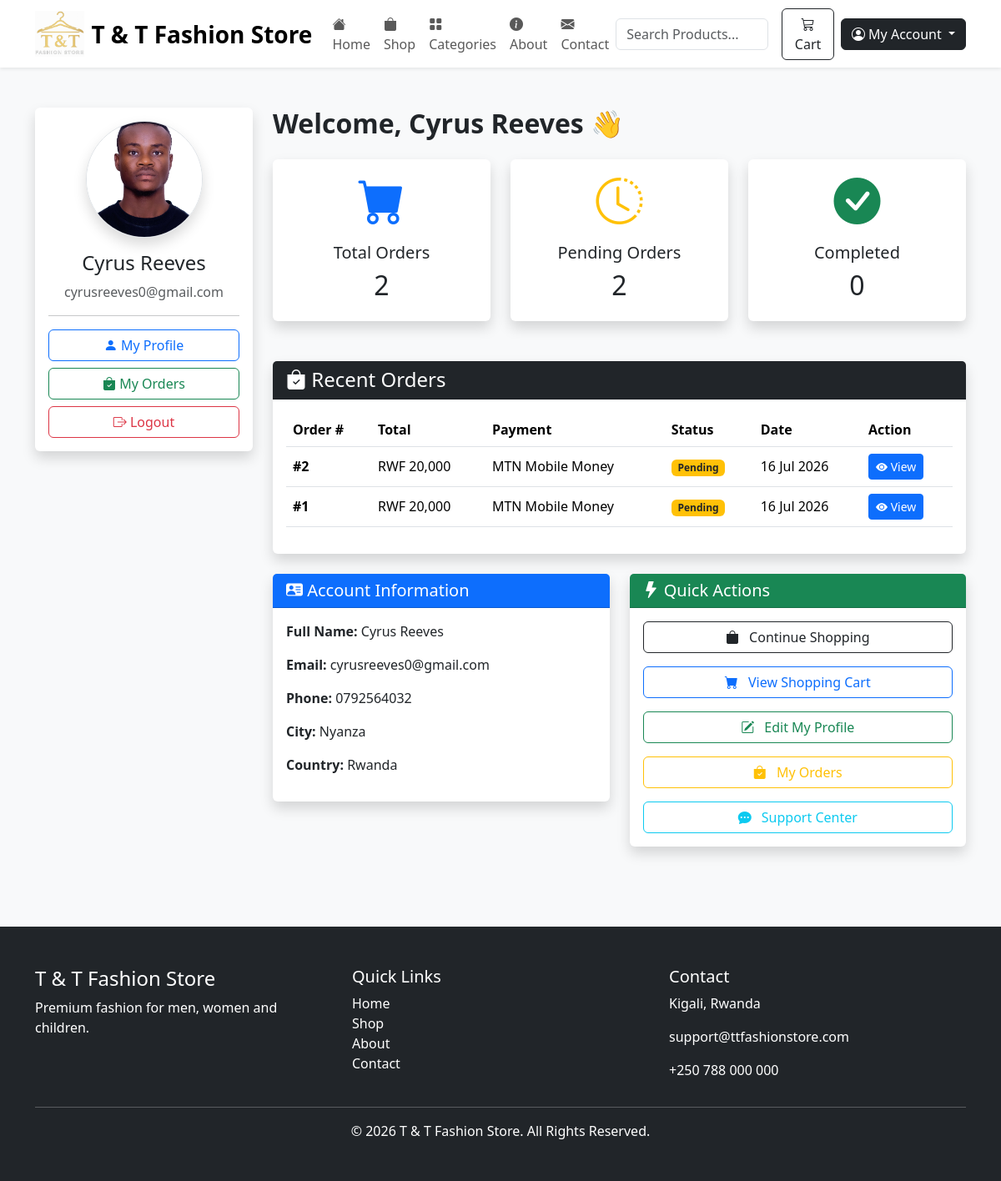
The app's page /account/index.php (signed in) with its own data.
### tables this page shows
CREATE TABLE `customers` (
  `id` int(11) NOT NULL,
  `fullname` varchar(150) DEFAULT NULL,
  `email` varchar(150) DEFAULT NULL,
  `phone` varchar(30) DEFAULT NULL,
  `password` varchar(255) DEFAULT NULL,
  `address` text DEFAULT NULL,
  `city` varchar(100) DEFAULT NULL,
  `country` varchar(100) DEFAULT NULL,
  `photo` varchar(255) DEFAULT NULL,
  `status` enum('Active','Inactive') NOT NULL DEFAULT 'Active',
  `last_login` datetime DEFAULT NULL,
  `created_at` timestamp NOT NULL DEFAULT current_timestamp()
);

CREATE TABLE `orders` (
  `id` int(11) NOT NULL,
  `customer_id` int(11) DEFAULT NULL,
  `transaction_id` varchar(30) NOT NULL,
  `total` decimal(10,2) DEFAULT NULL,
  `payment_method` varchar(50) DEFAULT NULL,
  `payment_phone` varchar(20) DEFAULT NULL,
  `payment_status` varchar(50) DEFAULT NULL,
  `order_status` varchar(50) DEFAULT NULL,
  `created_at` timestamp NOT NULL DEFAULT current_timestamp()
);

### account/index.php (the view, shortened to what this page needs)
<?php
include("../config/db.php");
$customer_id=$_SESSION['customer_id'];
$customerQuery=mysqli_query($conn,"
SELECT *
FROM customers
WHERE id='$customer_id'
LIMIT 1
");
$customer=mysqli_fetch_assoc($customerQuery);
$totalOrders=mysqli_num_rows(mysqli_query($conn,"
SELECT *
FROM orders
WHERE customer_id='$customer_id'
"));
$pendingOrders=mysqli_num_rows(mysqli_query($conn,"
SELECT *
FROM orders
WHERE customer_id='$customer_id'
AND order_status='Pending'
"));
$completedOrders=mysqli_num_rows(mysqli_query($conn,"
SELECT *
FROM orders
WHERE customer_id='$customer_id'
AND order_status='Delivered'
"));
include("../includes/header.php");
include("../includes/navbar.php");
?>
<div class="container py-5">
<div class="row">
<div class="col-lg-3">
<div class="card shadow border-0">
<div class="card-body text-center">
<?php
if(!empty($customer['photo'])){
    $photo = "../assets/images/customers/" . $customer['photo'];
}else{
    $photo = "../assets/images/customers/default.png";
}
?>
<img
src="<?php echo $photo; ?>"
class="rounded-circle mb-3 border shadow"
style="width:140px;height:140px;object-fit:cover;"
alt="Customer Photo">
<h4>
<?php echo htmlspecialchars($customer['fullname']); ?>
</h4>
<p class="text-muted">
<?php echo htmlspecialchars($customer['email']); ?>
</p>
<hr>
<div class="d-grid gap-2">
<a
href="profile.php"
class="btn btn-outline-primary">
<i class="bi bi-person-fill"></i>
My Profile
</a>
<a
href="orders.php"
class="btn btn-outline-success">
<i class="bi bi-bag-check-fill"></i>
My Orders
</a>
<a
href="../logout.php"
class="btn btn-outline-danger">
<i class="bi bi-box-arrow-right"></i>
Logout
</a>
</div>
</div>
</div>
</div>
<div class="col-lg-9">
<h2 class="fw-bold mb-4">
Welcome,
<?php echo htmlspecialchars($customer['fullname']); ?>
👋
</h2>
<div class="row">
<div class="col-md-4 mb-4">
<div class="card shadow border-0 text-center">
<div class="card-body">
<i class="bi bi-cart-fill display-4 text-primary"></i>
<h5 class="mt-3">
Total Orders
</h5>
<h2>
<?php echo $totalOrders; ?>
</h2>
</div>
</div>
</div>
<div class="col-md-4 mb-4">
<div class="card shadow border-0 text-center">
<div class="card-body">
<i class="bi bi-clock-history display-4 text-warning"></i>
<h5 class="mt-3">
Pending Orders
</h5>
<h2>
<?php echo $pendingOrders; ?>
</h2>
</div>
</div>
</div>
<div class="col-md-4 mb-4">
<div class="card shadow border-0 text-center">
<div class="card-body">
<i class="bi bi-check-circle-fill display-4 text-success"></i>
<h5 class="mt-3">
Completed
</h5>
<h2>
<?php echo $completedOrders; ?>
</h2>
</div>
</div>
</div>
</div>
<div class="card shadow border-0 mt-4">
<div class="card-header bg-dark text-white">
<h4 class="mb-0">
<i class="bi bi-bag-check-fill"></i>
Recent Orders
</h4>
</div>
<div class="card-body">
<?php
$recentOrders=mysqli_query($conn,"
SELECT *
FROM orders
WHERE customer_id='$customer_id'
ORDER BY id DESC
LIMIT 5
");
if(mysqli_num_rows($recentOrders)>0){
?>
<div class="table-responsive">
<table class="table table-hover align-middle">
<thead>
<tr>
<th>Order #</th>
<th>Total</th>
<th>Payment</th>
<th>Status</th>
<th>Date</th>
<th>Action</th>
</tr>
</thead>
<tbody>
<?php
while($order=mysqli_fetch_assoc($recentOrders)){
?>
<tr>
<td>
<strong>
#<?php echo $order['id']; ?>
</strong>
</td>
<td>
RWF
<?php echo number_format($order['total']); ?>
</td>
<td>
<?php echo htmlspecialchars($order['payment_method']); ?>
</td>
<td>
<?php
switch($order['order_status']){
case "Pending":
echo '<span class="badge bg-warning text-dark">Pending</span>';
break;
}
?>
</td>
<td>
<?php
echo date(
"d M Y",
strtotime($order['created_at'])
);
?>
</td>
<td>
<a
href="order-details.php?id=<?php echo $order['id']; ?>"
class="btn btn-sm btn-primary">
<i class="bi bi-eye-fill"></i>
View
</a>
</td>
</tr>
<?php
}
?>
</tbody>
</table>
</div>
<?php
}
?>
</div>
</div>
<div class="row mt-4">
<div class="col-lg-6">
<div class="card shadow border-0">
<div class="card-header bg-primary text-white">
<h5 class="mb-0">
<i class="bi bi-person-vcard-fill"></i>
Account Information
</h5>
</div>
<div class="card-body">
<p>
<strong>Full Name:</strong>
<?php echo htmlspecialchars($customer['fullname']); ?>
</p>
<p>
<strong>Email:</strong>
<?php echo htmlspecialchars($customer['email']); ?>
</p>
<p>
<strong>Phone:</strong>
<?php echo htmlspecialchars($customer['phone']); ?>
</p>
<p>
<strong>City:</strong>
<?php echo htmlspecialchars($customer['city']); ?>
</p>
<p>
<strong>Country:</strong>
<?php echo htmlspecialchars($customer['country']); ?>
</p>
</div>
</div>
</div>
<div class="col-lg-6">
<div class="card shadow border-0">
<div class="card-header bg-success text-white">
<h5 class="mb-0">
<i class="bi bi-lightning-fill"></i>
Quick Actions
</h5>
</div>
<div class="card-body">
<div class="d-grid gap-3">
<a
href="../shop.php"
class="btn btn-outline-dark">
<i class="bi bi-bag-fill me-2"></i>
Continue Shopping
</a>
<a
href="../cart.php"
class="btn btn-outline-primary">
<i class="bi bi-cart-fill me-2"></i>
View Shopping Cart
</a>
<a
href="profile.php"
class="btn btn-outline-success">
<i class="bi bi-pencil-square me-2"></i>
Edit My Profile
</a>
<a
href="orders.php"
class="btn btn-outline-warning">
<i class="bi bi-bag-check-fill me-2"></i>
My Orders
</a>
<a
href="support.php"
class="btn btn-outline-info">
<i class="bi bi-chat-dots-fill me-2"></i>
Support Center
</a>
</div>
</div>
</div>
</div>
</div>
</div>
</div>
</div>
<?php
include("../includes/footer.php");
include("../includes/scripts.php");
?>

### assets/css/style.css (style rules this page uses)
body { background:#f8f9fa; font-family:Segoe UI, sans-serif; }

### records on screen
customers: photo (picture), fullname "Cyrus Reeves", email "cyrusreeves0@gmail.com", phone "0792564032", city "Nyanza", country "Rwanda"
orders: id "2", total "20,000", payment_method "MTN Mobile Money", order_status "Pending", created_at "16 Jul 2026"
orders: id "1", total "20,000", payment_method "MTN Mobile Money", order_status "Pending", created_at "16 Jul 2026"

### other values on screen
$totalOrders "2"
$pendingOrders "2"
$completedOrders "0"
